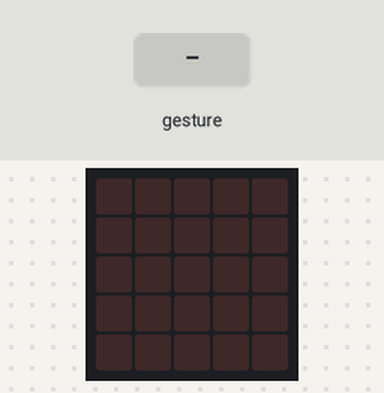
This program was run on a simulated BBC micro:bit (MakeCode). Parts: the board's 5×5 LED display. Inputs (shaded band) come from the test bench.

Above: at 1.2 s.
1.3 s: sound turns loud
At 2.1 s:
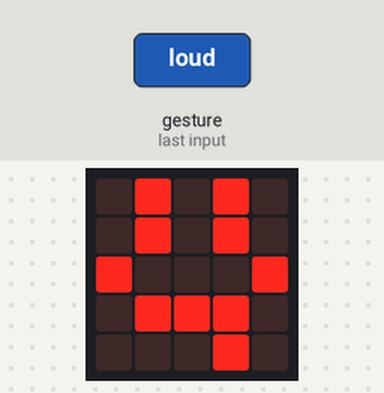
2.8 s: sound turns loud
At 3.8 s:
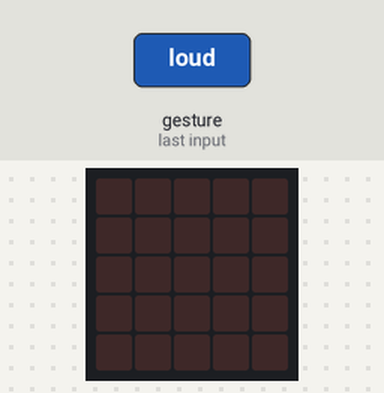
Timing chart, 0 to 5.8 s (numbered marks = the images above; inputs shaded):
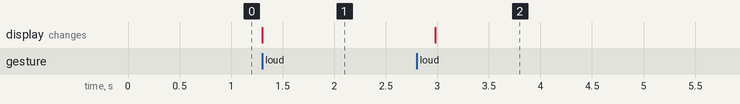

Measured:
- after the input at 1.3 s, the display: changes at once (image 1)
- after the input at 2.8 s, the display: changes after 0.18 s (image 2)

The program:

main.ts
```typescript
let svetlo = false
input.onSound(DetectedSound.Loud, function () {
    svetlo = !(svetlo)
})
basic.forever(function () {
    if (svetlo) {
        basic.showLeds(`
            . # . # .
            . # . # .
            # . . . #
            . # # # .
            . . . # .
            `)
    } else {
        basic.clearScreen()
    }
})
```

test.ts
```typescript
// sem patria testy; keď sa tento balík použije ako rozšírenie, nebudú sa kompilovať.
```
